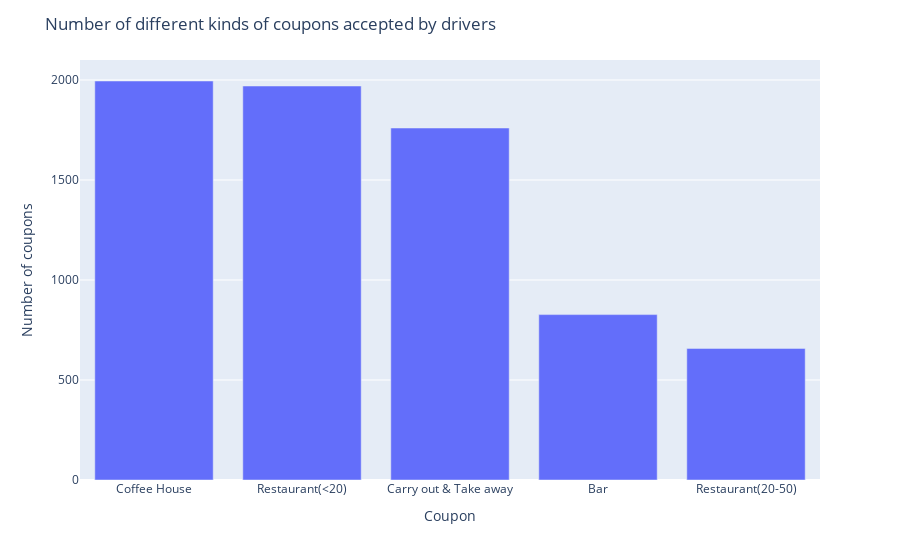

The cell this chart's notebook holds for it:
### Markdown cell above
### Types of accepted coupons
- The bar chart below shows the distribution of different types of coupons being accepted.
- Most of the accepted coupons are "coffee house" and "less expensive restaurant".

### Code cell
data_accept = data.query('Y == 1')
data_accept_coupon = data_accept['coupon'].value_counts().to_frame().reset_index()

data_accept_coupon = data_accept_coupon.rename(columns={'index': 'Coupon', 'coupon': 'Number of coupons'})
bar_accept_coupon = px.bar(data_accept_coupon, x = 'Coupon', y = 'Number of coupons')
bar_accept_coupon.update_layout(title = 'Number of different kinds of coupons accepted by drivers')

### Figure 1 — Plotly figure (JSON) as saved in the notebook; plotly's stock layout.template omitted (floating-point values rounded to 4 significant figures)
{"data": [{"alignmentgroup": "True", "hovertemplate": "Coupon=%{x}<br>Number of coupons=%{y}<extra></extra>", "legendgroup": "", "marker": {"color": "#636efa", "pattern": {"shape": ""}}, "name": "", "offsetgroup": "", "orientation": "v", "showlegend": false, "textposition": "auto", "type": "bar", "x": ["Coffee House", "Restaurant(<20)", "Carry out & Take away", "Bar", "Restaurant(20-50)"], "xaxis": "x", "y": [1995, 1970, 1760, 827, 658], "yaxis": "y"}], "layout": {"barmode": "relative", "legend": {"tracegroupgap": 0}, "margin": {"t": 60}, "title": {"text": "Number of different kinds of coupons accepted by drivers"}, "xaxis": {"anchor": "y", "domain": [0, 1], "title": {"text": "Coupon"}}, "yaxis": {"anchor": "x", "domain": [0, 1], "title": {"text": "Number of coupons"}}}}
